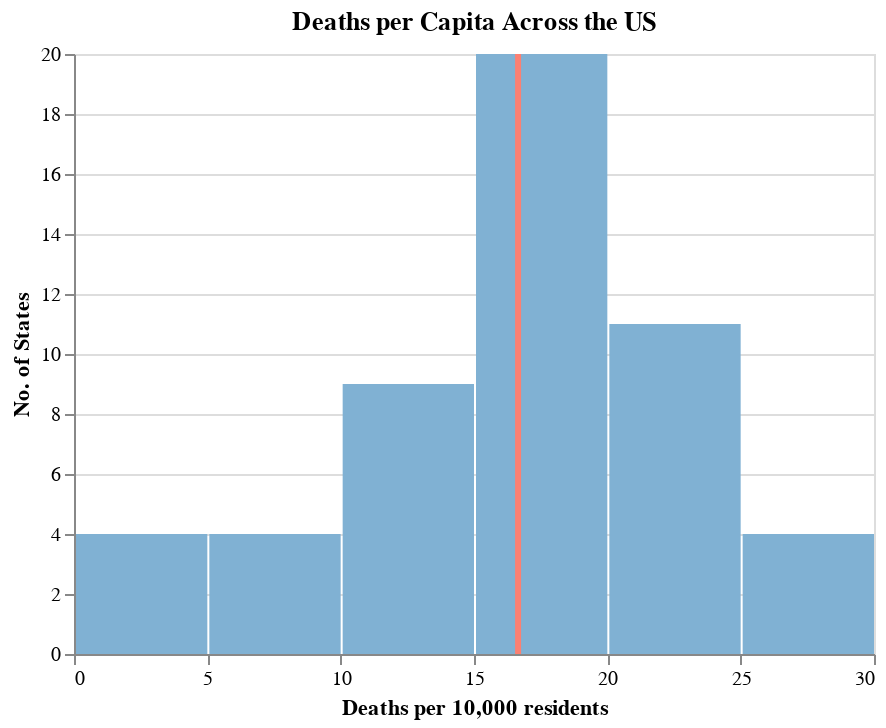

Notebook code cell kept with this figure:
### Markdown cell above
### Analysis  
  
Based on our data, we can actually go a little further and look at some things like the distribution of deaths and infections per capita.

### Code cell
deaths_hist = alt.Chart(
    state_infection,
    title = "Deaths per Capita Across the US").mark_bar(
    color = '#80b1d3').encode(
    x = alt.X("total_deaths_per_capita:Q", 
              bin = True,
              axis = alt.Axis(title = "Deaths per 10,000 residents")),
    y = alt.Y('count()',
              title = "No. of States")
)
deaths_hist_mean = alt.Chart(state_infection).mark_rule(color = '#fb8072').encode(
    x = alt.X('mean(total_deaths_per_capita):Q',
              title = ""),
    size = alt.value(3)
)
deaths_hist + deaths_hist_mean

### Figure 1 — Vega-Lite specification as saved in the notebook (floating-point values rounded to 4 significant figures)
{"config": {"view": {"continuousWidth": 400, "continuousHeight": 300}}, "layer": [{"mark": {"type": "bar", "color": "#80b1d3"}, "encoding": {"x": {"type": "quantitative", "axis": {"title": "Deaths per 10,000 residents"}, "bin": true, "field": "total_deaths_per_capita"}, "y": {"type": "quantitative", "aggregate": "count", "title": "No. of States"}}, "title": "Deaths per Capita Across the US"}, {"mark": {"type": "rule", "color": "#fb8072"}, "encoding": {"size": {"value": 3}, "x": {"type": "quantitative", "aggregate": "mean", "field": "total_deaths_per_capita", "title": ""}}}], "data": {"name": "data-6594c7dc465ec03417f65de90d589195"}, "$schema": "https://vega.github.io/schema/vega-lite/v4.8.1.json", "datasets": {"data-6594c7dc465ec03417f65de90d589195": [{"state_name": "Hawaii", "total_pop": 1422029, "total_deaths": 515.0, "total_cases": 36714, "total_deaths_per_capita": 3.622, "total_infections_per_capita": 258.2}, {"state_name": "Vermont", "total_pop": 624977, "total_deaths": 258.0, "total_cases": 24421, "total_deaths_per_capita": 4.128, "total_infections_per_capita": 390.8}, {"state_name": "Puerto Rico", "total_pop": 3386941, "total_deaths": 0.0, "total_cases": 168433, "total_deaths_per_capita": 0.0, "total_infections_per_capita": 497.3}, {"state_name": "Oregon", "total_pop": 4081943, "total_deaths": 2818.0, "total_cases": 209800, "total_deaths_per_capita": 6.904, "total_infections_per_capita": 514.0}, {"state_name": "Maine", "total_pop": 1332813, "total_deaths": 861.0, "total_cases": 69156, "total_deaths_per_capita": 6.46, "total_infections_per_capita": 518.9}, {"state_name": "Washington", "total_pop": 7294336, "total_deaths": 6027.0, "total_cases": 456116, "total_deaths_per_capita": 8.263, "total_infections_per_capita": 625.3}, {"state_name": "District of Columbia", "total_pop": 684498, "total_deaths": 1141.0, "total_cases": 49423, "total_deaths_per_capita": 16.67, "total_infections_per_capita": 722.0}, {"state_name": "New Hampshire", "total_pop": 1343622, "total_deaths": 1373.0, "total_cases": 99323, "total_deaths_per_capita": 10.22, "total_infections_per_capita": 739.2}, {"state_name": "Maryland", "total_pop": 6003435, "total_deaths": 9740.0, "total_cases": 462953, "total_deaths_per_capita": 16.22, "total_infections_per_capita": 771.1}, {"state_name": "Virginia", "total_pop": 8413774, "total_deaths": 11440.0, "total_cases": 681599, "total_deaths_per_capita": 13.59, "total_infections_per_capita": 810.1}, {"state_name": "West Virginia", "total_pop": 1829054, "total_deaths": 2901.0, "total_cases": 164346, "total_deaths_per_capita": 15.86, "total_infections_per_capita": 898.5}, {"state_name": "Pennsylvania", "total_pop": 12791181, "total_deaths": 27760.0, "total_cases": 1217707, "total_deaths_per_capita": 21.7, "total_infections_per_capita": 952.0}, {"state_name": "Ohio", "total_pop": 11641879, "total_deaths": 20360.0, "total_cases": 1113006, "total_deaths_per_capita": 17.49, "total_infections_per_capita": 956.0}, {"state_name": "Alaska", "total_pop": 733430, "total_deaths": 358.0, "total_cases": 70404, "total_deaths_per_capita": 4.881, "total_infections_per_capita": 959.9}, {"state_name": "Missouri", "total_pop": 6090062, "total_deaths": 9279.0, "total_cases": 589498, "total_deaths_per_capita": 15.24, "total_infections_per_capita": 968.0}, {"state_name": "Massachusetts", "total_pop": 6830193, "total_deaths": 18000.0, "total_cases": 663324, "total_deaths_per_capita": 26.35, "total_infections_per_capita": 971.2}, {"state_name": "Connecticut", "total_pop": 3581504, "total_deaths": 8277.0, "total_cases": 348562, "total_deaths_per_capita": 23.11, "total_infections_per_capita": 973.2}, {"state_name": "California", "total_pop": 39148760, "total_deaths": 63350.0, "total_cases": 3827935, "total_deaths_per_capita": 16.18, "total_infections_per_capita": 977.8}, {"state_name": "New Mexico", "total_pop": 2092434, "total_deaths": 4349.0, "total_cases": 205996, "total_deaths_per_capita": 20.78, "total_infections_per_capita": 984.5}, {"state_name": "North Carolina", "total_pop": 10155624, "total_deaths": 13470.0, "total_cases": 1017312, "total_deaths_per_capita": 13.27, "total_infections_per_capita": 1002.0}, {"state_name": "Michigan", "total_pop": 9957488, "total_deaths": 21000.0, "total_cases": 998766, "total_deaths_per_capita": 21.09, "total_infections_per_capita": 1003.0}, {"state_name": "Colorado", "total_pop": 5531141, "total_deaths": 6976.0, "total_cases": 563555, "total_deaths_per_capita": 12.61, "total_infections_per_capita": 1019.0}, {"state_name": "New York", "total_pop": 11174740, "total_deaths": 19690.0, "total_cases": 1158670, "total_deaths_per_capita": 17.62, "total_infections_per_capita": 1037.0}, {"state_name": "Louisiana", "total_pop": 4663616, "total_deaths": 10760.0, "total_cases": 485417, "total_deaths_per_capita": 23.08, "total_infections_per_capita": 1041.0}, {"state_name": "Kentucky", "total_pop": 4440204, "total_deaths": 7296.0, "total_cases": 467047, "total_deaths_per_capita": 16.43, "total_infections_per_capita": 1052.0}, {"state_name": "Texas", "total_pop": 27885195, "total_deaths": 52680.0, "total_cases": 3004368, "total_deaths_per_capita": 18.89, "total_infections_per_capita": 1077.0}, {"state_name": "Georgia", "total_pop": 10297484, "total_deaths": 20770.0, "total_cases": 1109943, "total_deaths_per_capita": 20.17, "total_infections_per_capita": 1078.0}, {"state_name": "Wyoming", "total_pop": 581836, "total_deaths": 751.0, "total_cases": 62737, "total_deaths_per_capita": 12.91, "total_infections_per_capita": 1078.0}, {"state_name": "Mississippi", "total_pop": 2988762, "total_deaths": 7436.0, "total_cases": 323214, "total_deaths_per_capita": 24.88, "total_infections_per_capita": 1081.0}, {"state_name": "Illinois", "total_pop": 12821497, "total_deaths": 25300.0, "total_cases": 1398366, "total_deaths_per_capita": 19.73, "total_infections_per_capita": 1091.0}, {"state_name": "Minnesota", "total_pop": 5527358, "total_deaths": 7615.0, "total_cases": 605554, "total_deaths_per_capita": 13.78, "total_infections_per_capita": 1096.0}, {"state_name": "Montana", "total_pop": 1041732, "total_deaths": 1671.0, "total_cases": 114211, "total_deaths_per_capita": 16.04, "total_infections_per_capita": 1096.0}, {"state_name": "Kansas", "total_pop": 2908776, "total_deaths": 5196.0, "total_cases": 321000, "total_deaths_per_capita": 17.86, "total_infections_per_capita": 1104.0}, {"state_name": "Florida", "total_pop": 20598139, "total_deaths": 36970.0, "total_cases": 2337557, "total_deaths_per_capita": 17.95, "total_infections_per_capita": 1135.0}, {"state_name": "Alabama", "total_pop": 4864680, "total_deaths": 11390.0, "total_cases": 552911, "total_deaths_per_capita": 23.41, "total_infections_per_capita": 1137.0}, {"state_name": "Indiana", "total_pop": 6637426, "total_deaths": 13890.0, "total_cases": 759428, "total_deaths_per_capita": 20.93, "total_infections_per_capita": 1144.0}, {"state_name": "Nevada", "total_pop": 2922849, "total_deaths": 5705.0, "total_cases": 336562, "total_deaths_per_capita": 19.52, "total_infections_per_capita": 1151.0}, {"state_name": "New Jersey", "total_pop": 8881845, "total_deaths": 26490.0, "total_cases": 1023922, "total_deaths_per_capita": 29.82, "total_infections_per_capita": 1153.0}, {"state_name": "Delaware", "total_pop": 949495, "total_deaths": 1695.0, "total_cases": 109673, "total_deaths_per_capita": 17.85, "total_infections_per_capita": 1155.0}, {"state_name": "Idaho", "total_pop": 1687809, "total_deaths": 2164.0, "total_cases": 195630, "total_deaths_per_capita": 12.82, "total_infections_per_capita": 1159.0}, {"state_name": "Arkansas", "total_pop": 2990671, "total_deaths": 5933.0, "total_cases": 350117, "total_deaths_per_capita": 19.84, "total_infections_per_capita": 1171.0}, {"state_name": "Oklahoma", "total_pop": 3918137, "total_deaths": 7406.0, "total_cases": 459205, "total_deaths_per_capita": 18.9, "total_infections_per_capita": 1172.0}, {"state_name": "Nebraska", "total_pop": 1904760, "total_deaths": 2521.0, "total_cases": 223529, "total_deaths_per_capita": 13.24, "total_infections_per_capita": 1174.0}, {"state_name": "Wisconsin", "total_pop": 5778394, "total_deaths": 8154.0, "total_cases": 678436, "total_deaths_per_capita": 14.11, "total_infections_per_capita": 1174.0}, {"state_name": "Iowa", "total_pop": 3132499, "total_deaths": 6149.0, "total_cases": 373406, "total_deaths_per_capita": 19.63, "total_infections_per_capita": 1192.0}, {"state_name": "South Carolina", "total_pop": 4955925, "total_deaths": 9843.0, "total_cases": 598229, "total_deaths_per_capita": 19.86, "total_infections_per_capita": 1207.0}, {"state_name": "Tennessee", "total_pop": 6651089, "total_deaths": 12400.0, "total_cases": 848149, "total_deaths_per_capita": 18.64, "total_infections_per_capita": 1275.0}, {"state_name": "Arizona", "total_pop": 6946685, "total_deaths": 18000.0, "total_cases": 898283, "total_deaths_per_capita": 25.92, "total_infections_per_capita": 1293.0}, {"state_name": "Rhode Island", "total_pop": 1056611, "total_deaths": 2725.0, "total_cases": 140785, "total_deaths_per_capita": 25.79, "total_infections_per_capita": 1332.0}, {"state_name": "Utah", "total_pop": 3045350, "total_deaths": 2364.0, "total_cases": 416548, "total_deaths_per_capita": 7.763, "total_infections_per_capita": 1368.0}, {"state_name": "South Dakota", "total_pop": 864289, "total_deaths": 2039.0, "total_cases": 124641, "total_deaths_per_capita": 23.59, "total_infections_per_capita": 1442.0}, {"state_name": "North Dakota", "total_pop": 752201, "total_deaths": 1528.0, "total_cases": 110779, "total_deaths_per_capita": 20.31, "total_infections_per_capita": 1473.0}]}}
